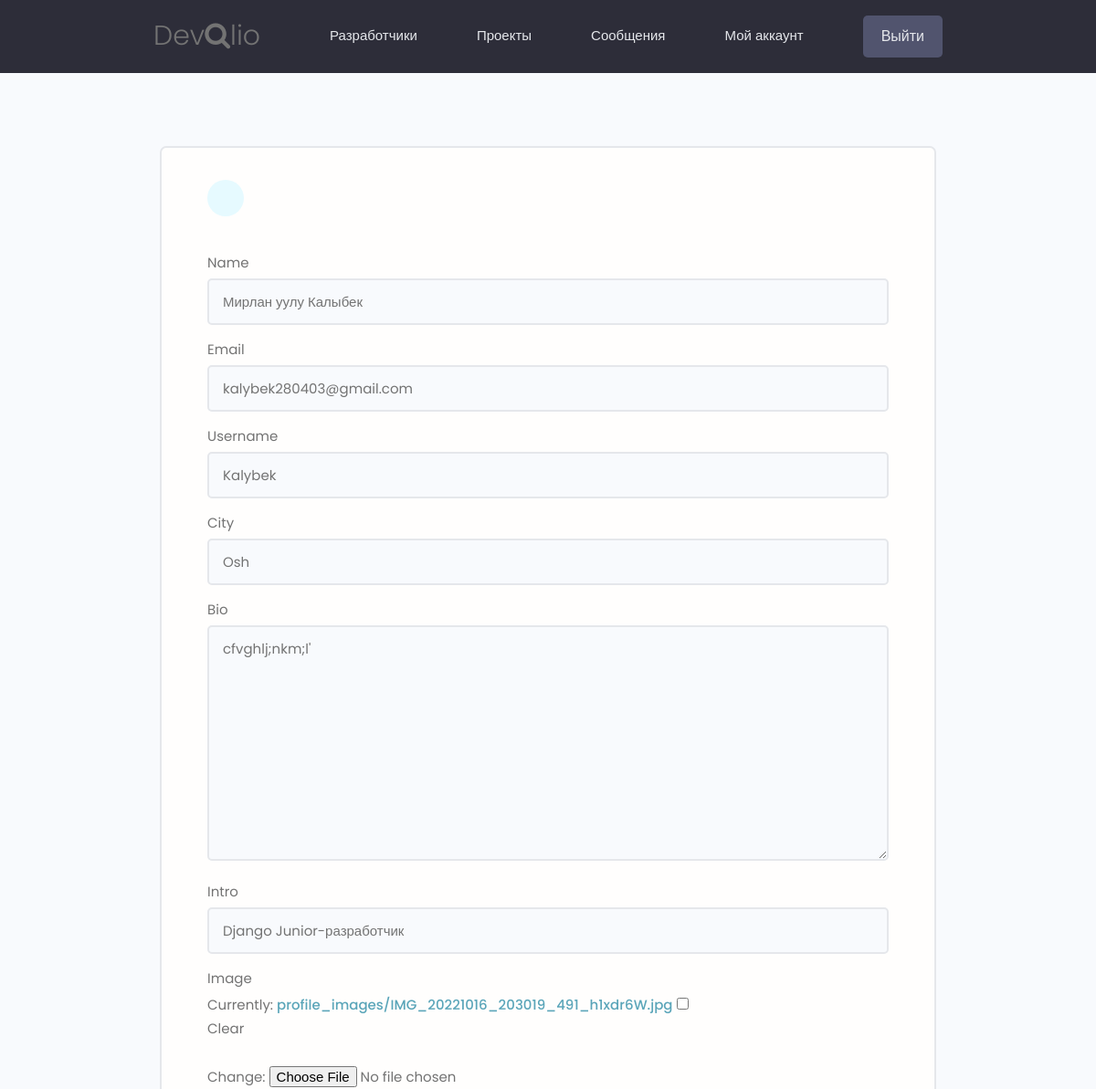
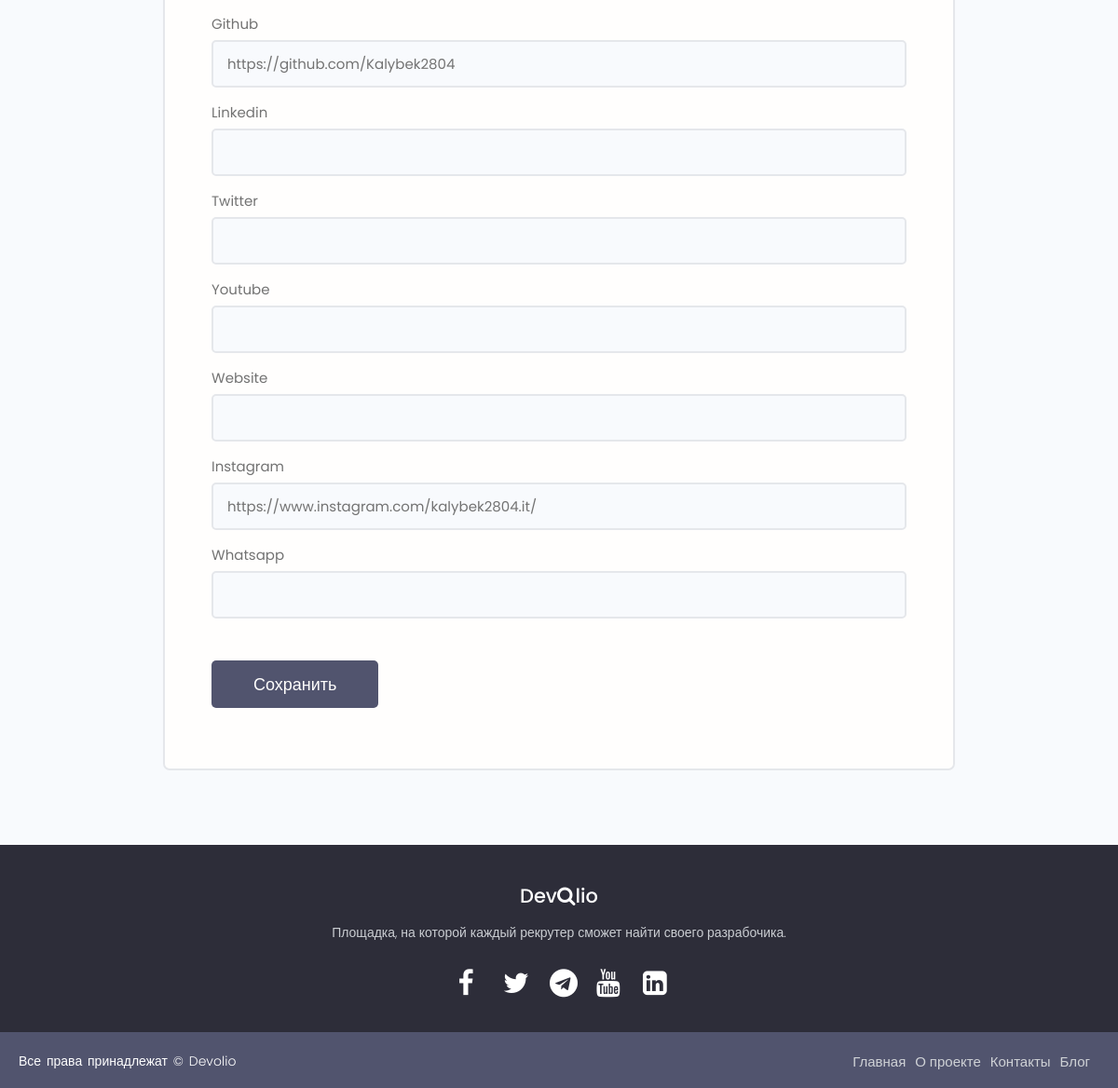
Page /edit-account/ (signed in) on the committed database (2 pictures, top to bottom).
### users/models.py (models this page shows, shortened)
class Profile(models.Model):
    user = models.OneToOneField(
        User, on_delete=models.CASCADE, null=True, blank=True)
    name = models.CharField(max_length=50, blank=True, null=True)
    email = models.EmailField(max_length=50, blank=True, null=True)
    username = models.CharField(max_length=50, blank=True, null=True)
    city = models.CharField(max_length=50, blank=True, null=True)
    intro = models.CharField(max_length=200, blank=True, null=True)
    bio = models.TextField(blank=True, null=True)
    image = models.ImageField(
        null=True, blank=True, upload_to='profile_images', default="profile_images/default.jpg")
    skills = models.ManyToManyField(Skill, blank=True)
    github = models.CharField(max_length=100, blank=True, null=True)
    twitter = models.CharField(max_length=100, blank=True, null=True)
    linkedin = models.CharField(max_length=100, blank=True, null=True)
    youtube = models.CharField(max_length=100, blank=True, null=True)
    instagram = models.CharField(max_length=100, blank=True, null=True)
    whatsapp = models.CharField(max_length=100, blank=True, null=True)
    website = models.CharField(max_length=100, blank=True, null=True)
    created = models.DateTimeField(auto_now_add=True)
    id = models.UUIDField(default=uuid.uuid4, unique=True,
                          primary_key=True, editable=False)
    class Meta:
        ordering = ['created']

### users/views.py (the view)
# urls.py: path('edit-account/', views.editAccount, name="edit-account"),
@login_required(login_url='login')
def editAccount(request):
    profile = request.user.profile
    form = ProfileForm(instance=profile)
    if request.method == 'POST':
        form = ProfileForm(request.POST, request.FILES, instance=profile)
        if form.is_valid():
            form.save()
            return redirect('account')
    context = {'form': form}
    return render(request, 'users/profile_form.html', context)

### users/forms.py
class ProfileForm(ModelForm):
    class Meta:
        model = Profile
        fields = ['name', 'email', 'username',
                  'city', 'bio', 'intro', 'image',
                  'github', 'linkedin', 'twitter',
                  'youtube', 'website', 'instagram', 'whatsapp']
    def __init__(self, *args, **kwargs):
        super(ProfileForm, self).__init__(*args, **kwargs)
        for name, field in self.fields.items():
            field.widget.attrs.update({'class': 'input'})

### users/templates/users/profile_form.html (shortened to what this page needs)
{% extends 'base.html' %}
{% block content %}
<main class="formPage my-xl">
    <div class="content-box">
        <div class="formWrapper">
            <a class="backButton" href="{% url 'account' %}"></a>
            <br>
            <form class="form" method="POST" action="{% url 'edit-account' %}" enctype="multipart/form-data">
                {% for field in form %}
                <div class="form__field">
                    <label for="formInput#text">{{ field.label }}</label>
                    {{ field }}
                </div>
                {% endfor %}
                <input class="btn btn--sub btn--lg  my-md" type="submit" value="Сохранить" />
            </form>
        </div>
    </div>
</main>
{% endblock content %}

### static/styles/main.css (style rules this page uses)
* { margin: 0; padding: 0; box-sizing: border-box; }
:root { --color-sub: #2d2d39; }
.btn--sub { background-color: var(--color-sub-light); }
.content-box { width: 95%; max-width: 85rem; margin: 0 auto; }
.backButton { background: var(--color-main-light); color: var(--color-main); width: 4rem; height: 4rem; display: flex; align-items: center; justify-content: center; border-radius: 50%; }
.formPage .formWrapper { list-style: none; background: var(--color-white); padding: 3.5rem 5rem; border: 2px solid var(--color-light); border-radius: 0.7rem; }

### static/uikit/styles/modules/_variables.css (style rules this page uses)
:root { --color-main: #5aa5b9; --color-main-light: #e6faff; --color-sub: #3f4156; --color-sub-light: #51546e; --color-sub-lighter: #ededfd; --color-text: #737373; --color-gray: #8b8b8b; --color-light: #e5e7eb; --color-light-gray: #767676; --color-bg: #f8fafd; --color-white: #fffefd; --color-white-light: #f3f3f3; --color-success: #359e64; --color-success-bg: #def8e8; --color-error: #fc4b0b; --color-error-bg: #fff2ee; --font-base: 'Poppins', arial, helvetica, 'Segoe UI', roboto, ubuntu, sans-serif; --font-monospace: 'Fira Code', 'Courier New', courier, monospace; --font-regular: 300; --font-medium: 500; --font-bold: 700; --generic-shadow: 1px 1px 5px #00000010; --generic-transition: all 0.3s ease-in-out; }

### static/uikit/styles/modules/_base.css (style rules this page uses)
* { margin: 0; padding: 0; box-sizing: border-box; text-rendering: optimizeLegibility; color: inherit; font-size: inherit; }
html { font-size: 50%; }
@media only screen and (min-width: 480px) { html { font-size: 56.25%; } }
@media only screen and (min-width: 1200px) { html { font-size: 62.5%; } }
body { line-height: 1.6; font-weight: 400; font-size: 1.5rem; color: var(--color-text); background-color: var(--color-bg); min-height: 100vh; }

### static/uikit/styles/modules/_typography.css (style rules this page uses)
* { font-family: var(--font-base); }
a { padding-bottom: 2px; text-decoration: none; display: inline-block; color: var(--color-main); font-weight: var(--font-medium); }

### static/uikit/styles/modules/_utilities.css (style rules this page uses)
.my-md { margin: 3rem auto; }
.my-xl { margin: 8rem auto; }

### static/uikit/styles/modules/_button.css (style rules this page uses)
.btn { display: inline-block; position: relative; cursor: pointer; background-color: var(--color-light); font-weight: var(--font-medium); color: var(--color-sub); text-decoration: none; padding: 1rem 2rem; border-radius: 0.5rem; border: none; width: -webkit-fit-content; width: -moz-fit-content; width: fit-content; height: -webkit-fit-content; height: -moz-fit-content; height: fit-content; font-size: 1.6rem; outline-width: 0; outline-color: transparent; -webkit-backface-visibility: hidden; backface-visibility: hidden; transition: all 0.3s ease-in-out; }
.btn--sub { background-color: var(--color-sub); color: var(--color-white); }
.btn--lg { font-size: 1.8rem; padding: 1.2rem 4.5rem; }

### static/uikit/styles/modules/_form.css (style rules this page uses)
.form { display: block; }
.form__field { margin-top: 1.5rem; margin-bottom: 1.5rem; }
.form__label, .form__field > label { display: block; margin-bottom: 0.5rem; color: var(--color-text); }
input.input[type='text'], input.input[type='email'], input.input[type='password'], input.input[type='number'], select.input, textarea.input { min-width: 24rem; width: 100%; padding: 1.2rem 1.5rem; border-radius: 0.5rem; border: 2px solid var(--color-light); transition: all 0.3s ease-in-out; background-color: var(--color-bg); }

### rows in the picture
Profile: form "Мирлан уулу Калыбек" "kalybek280403@gmail.com" "Kalybek" "Osh" "cfvghlj;nkm;l'" "Django Junior-разработчик" "https://github.com/Kalybek2804" "https://www.instagram.com/kalybek2804.it/"

### other values in the picture
{{ field.label }} "Name" "Email" "Username" "City" "Bio" "Intro" "Image" "Github" "Linkedin" "Twitter" "Youtube" "Website" "Instagram" "Whatsapp"
